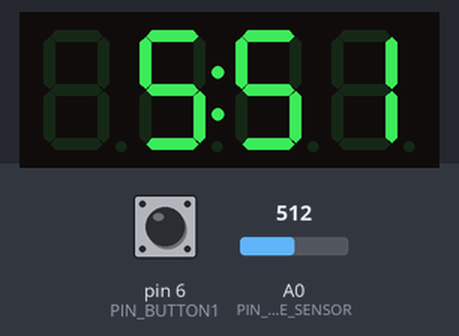
Bench run of a sketch on a simulated Arduino Uno, built with avr-gcc and run on an emulated ATmega328P. Parts: 4-digit seven-segment display. The test bench sets the inputs (shaded band); at power-on: A0 (PIN_OIL_PRESSURE_SENSOR) = 512, pin 6 (PIN_BUTTON1) HIGH.

Above: at 1.2 s.
1.3 s: A0 (PIN_OIL_PRESSURE_SENSOR) set to 14
At 2.4 s:
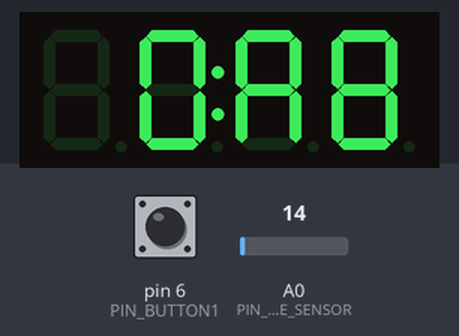
2.8 s: A0 (PIN_OIL_PRESSURE_SENSOR) set to 0
At 4.0 s:
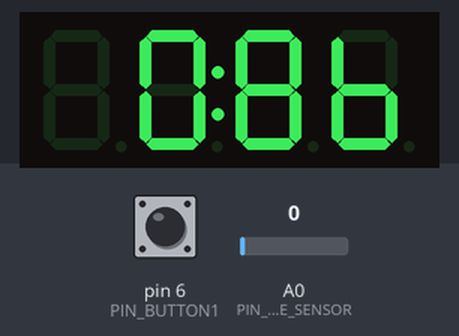
4.4 s: A0 (PIN_OIL_PRESSURE_SENSOR) set to 17
At 5.7 s:
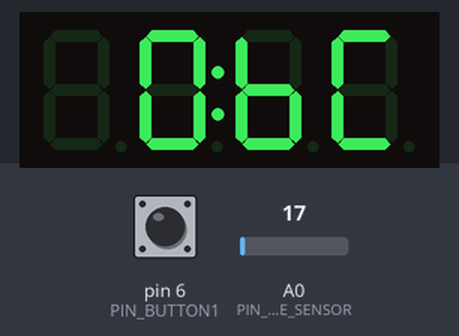
6.0 s: A0 (PIN_OIL_PRESSURE_SENSOR) set to 34
At 7.4 s:
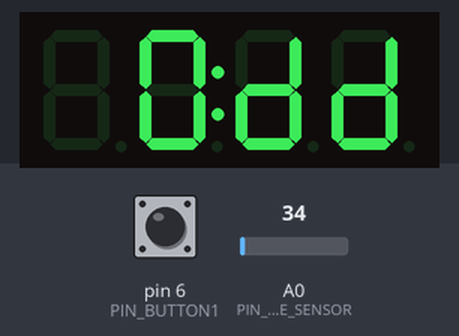
7.7 s: pin 6 (PIN_BUTTON1) pulled LOW for 0.15 s
9.3 s: pin 6 (PIN_BUTTON1) pulled LOW for 1 s
Timing chart, 0 to 12.3 s (numbered marks = the images above; inputs shaded):
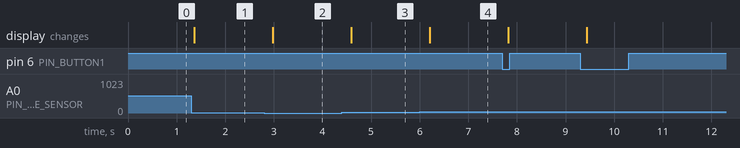

Measured:
- after the input at 1.3 s, the display: changes after 0.07 s (image 1)
- after the input at 2.8 s, the display: changes after 0.18 s (image 2)
- after the input at 4.4 s, the display: changes after 0.19 s (image 3)
- after the input at 6.0 s, the display: changes after 0.21 s (image 4)

The sketch:

test.ino
```cpp
#include <Arduino.h>
#include <TM1637Display.h>

#define ARDUINO_VOLTAGE 5.0
#define ADC_RESOLUTION 1023.0

#define PIN_OIL_PRESSURE_SENSOR A0 // A0

#define PIN_BUTTON1 6 // D6

#define PIN_DIO 3 // D3
#define PIN_CLK 4 // D4

#define DEBUG_OIL_PRESSURE false

TM1637Display display(PIN_CLK, PIN_DIO);

// button 1 related stuff
unsigned long lastButton1Check = 1000;
bool lastButton1State = false;

unsigned long lastDisplayUpdate = 1000;

int currentDisplayBrightness = 0;

int counter = 0;
float voltage = 1;
float oilPressureBar = 0;

void setup() {
  Serial.begin(9600);

  pinMode(PIN_OIL_PRESSURE_SENSOR, INPUT);
  pinMode(PIN_BUTTON1, INPUT_PULLUP);

  display.setBrightness(currentDisplayBrightness);
}

void loop() {
  handleButton1Stuff(millis());
  updateDisplay(millis());
  // delay(250);
}

void handleButton1Stuff(unsigned long milliseconds) {
  if (milliseconds - lastButton1Check >= 10) {
    if (digitalRead(PIN_BUTTON1) == LOW) {
      if (lastButton1State == false) {
        // Serial.println("button pressed bro!");
        changeDisplayBrightness();
      }

      lastButton1State = true;
    } else {
      lastButton1State = false;
    }

    lastButton1Check = milliseconds;
  }
}

void changeDisplayBrightness() {
  if (currentDisplayBrightness > 7) {
    currentDisplayBrightness = 0;
    return;
  }

  currentDisplayBrightness = currentDisplayBrightness + 1;

  display.setBrightness(currentDisplayBrightness);
}

void updateDisplay(unsigned long milliseconds) {
  if (milliseconds - lastDisplayUpdate >= 269) {
    voltage = analogRead(PIN_OIL_PRESSURE_SENSOR) * (ARDUINO_VOLTAGE / ADC_RESOLUTION);
    oilPressureBar = voltageLinearConversionToBar(voltage);

    if (DEBUG_OIL_PRESSURE) {
      Serial.print(voltage);
      Serial.print("V");
      Serial.print(" -> ");
      Serial.print(oilPressureBar);
      Serial.print("bar");
      Serial.println();
    }

    showFloatOnSegmentedDisplay(oilPressureBar);
    // display.showNumberDec(1234);

    lastDisplayUpdate = milliseconds;
  }
}

void showFloatOnSegmentedDisplay(float numberage) {
  int integerNum = (int)numberage;
  int fractal1Num = (int)round(numberage * 10.0) % 10;
  int fractal2Num = (int)round(numberage * 100.0) % 10;

  if (numberage > 10) {
    integerNum = 9;
    fractal1Num = 9;
    fractal2Num = 9;
  }

  if (DEBUG_OIL_PRESSURE) {
    Serial.print(integerNum);
    Serial.print("-");
    Serial.print(fractal1Num);
    Serial.print("-");
    Serial.print(fractal2Num);
    Serial.println();
  }

  if (counter > 16) {
    uint8_t data[4];

    data[0] = 0x5E; //display.encodeDigit(0);
    data[1] = 0x06;
    data[2] = 0x58;
    // data[3] = 0x76;
    data[3] = 0x78;

    display.setSegments(data);

    if (counter > 24) {
      counter = 0;
    } else {
      counter++;
    }
  } else {
    uint8_t data[4];

    data[0] = 0x00; //display.encodeDigit(0);
    data[1] = display.encodeDigit(integerNum) | 0x80;
    data[2] = display.encodeDigit(fractal1Num);
    data[3] = display.encodeDigit(fractal2Num);

    display.setSegments(data);

    // counter++;
  }
}

float voltageLinearConversionToBar(float voltage) {
  return mapFloat(voltage, 0.5f, 4.5f, 0.5f, 10.5f);
}

float mapFloat(float x, float inMin, float inMax, float outMin, float outMax)
{
  return (x - inMin) *
         (outMax - outMin) /
         (inMax - inMin) +
         outMin;
}
```
